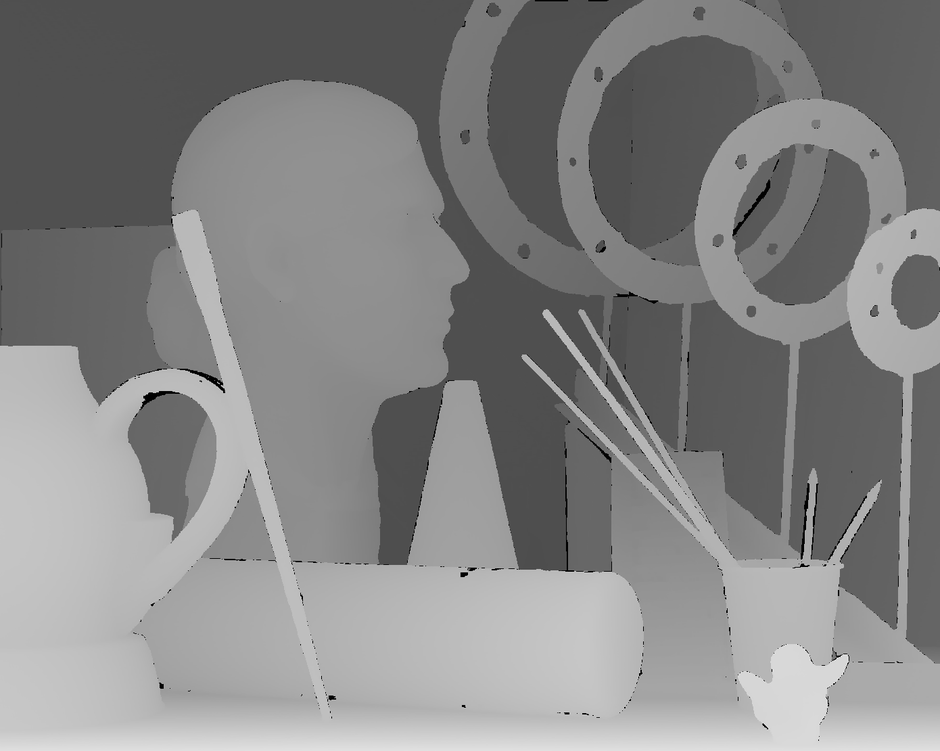
#> input picture StereoMatchingTestings/Art/disp1.png, 940 x 751 px, shrunk from 1390 x 1110 before the run, found by its file name
$ python psnr_cal.py
#> lines starting #> are read from the running program, lines starting #| are printed output that depends on the picture; long printed decimals are rounded
from PIL import Image
import numpy
import math

def psnr(img1, img2):
    mse = numpy.mean( ((img1 - img2)) ** 2 )
    if mse == 0:
        return 'INF'
    PIXEL_MAX = 255.0
    return 20 * math.log10(PIXEL_MAX / math.sqrt(mse))

def test():
    test_imgs = ["Art", "Dolls", "Reindeer"]

    for index in range(3):
        print('Testing on the image: %s \n', test_imgs[index])

        print("depth-anything")
        gt_names = "./gt/"+test_imgs[index]+"/disp1.png"
        gt_img = numpy.array(Image.open(gt_names),dtype=float)

        pred_names =  "./pred/"+test_imgs[index]+"/depth-anything.png"
        pred_img = numpy.array(Image.open(pred_names),dtype=float)
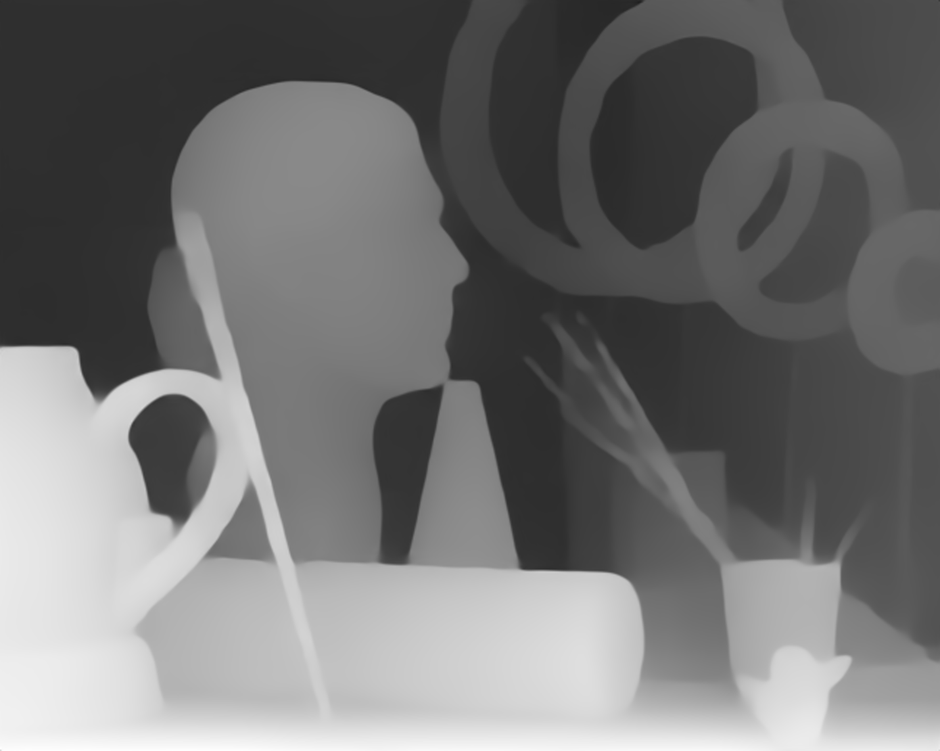
#> input picture pred/Art/depth-anything.png, 940 x 751 px, shrunk from 1390 x 1110 before the run

        # When calculate the PSNR:
        # 1.) The pixels in ground-truth disparity map with '0' value will be neglected.
        # 2.) The left part region (1-250 columns) of view1 is not included as there is no
        #   corresponding pixels in the view5.
        [h,l] = gt_img.shape
#> h = 751; l = 940
        gt_img = gt_img[:, 250:l]
#> gt_img: shape (751, 690) float64
        pred_img = pred_img[:, 250:l]
#> pred_img: shape (751, 690) float64
        pred_img[gt_img==0]= 0
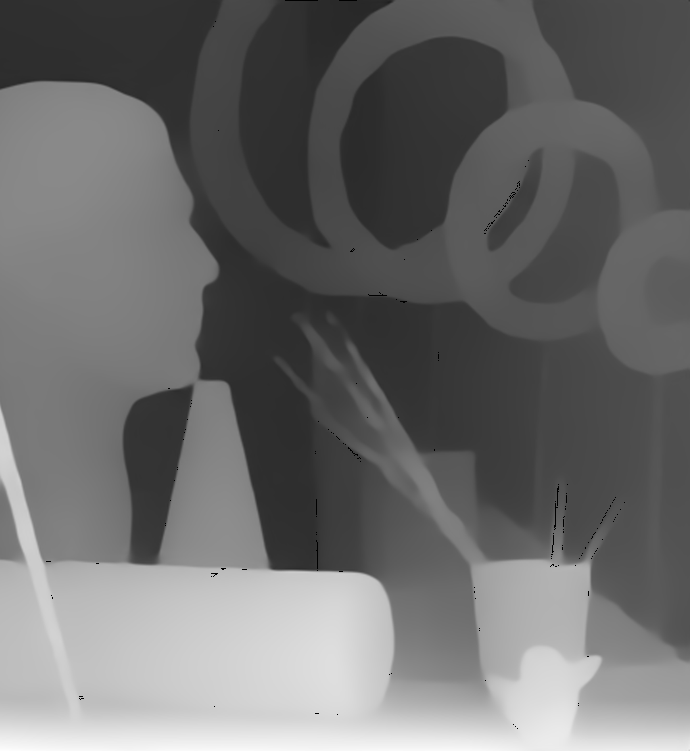
#> pred_img: shape (751, 690) float64; min 0, max 253, mean 108.4

        peaksnr = psnr(pred_img,gt_img)
#> in psnr, `mse = numpy.mean( ((img1 - img2)) ** 2 )`: mse = 1092.5
#> peaksnr = 17.75
        print('The Peak-SNR value is %0.4f \n', peaksnr)
#| The Peak-SNR value is %0.4f
#|  17.746

        print("depth-BeiT")
        pred_names = "./pred/" + test_imgs[index] + "/dpt-BeiT.png"
        pred_img = numpy.array(Image.open(pred_names), dtype=float)
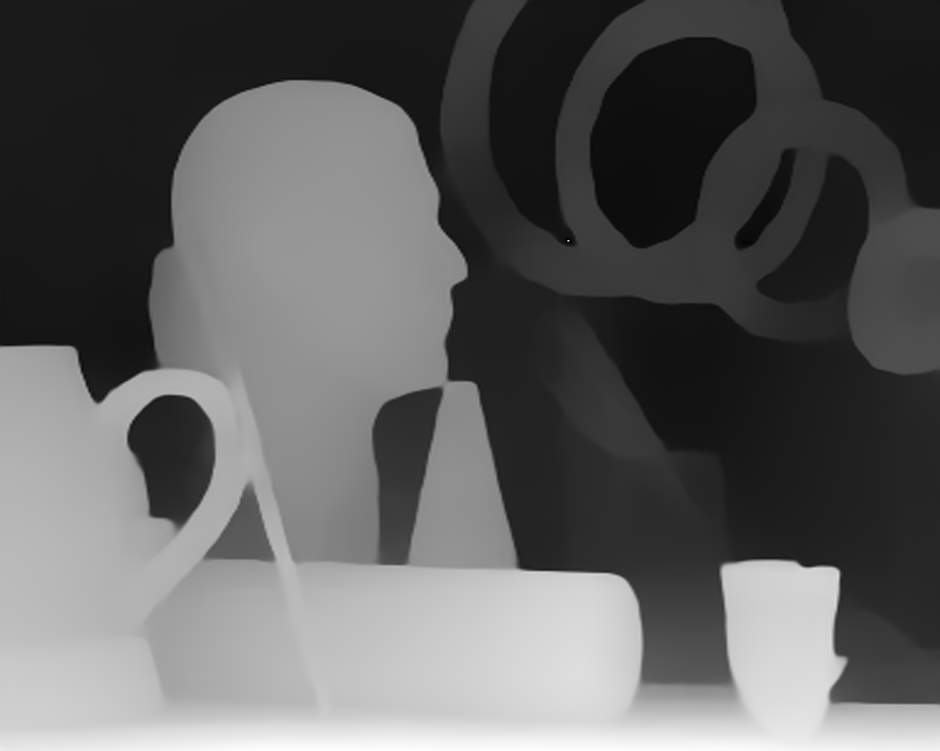
#> input picture pred/Art/dpt-BeiT.png, 940 x 751 px, shrunk from 1390 x 1110 before the run
#> pred_img: shape (751, 940) float64

        # When calculate the PSNR:
        # 1.) The pixels in ground-truth disparity map with '0' value will be neglected.
        # 2.) The left part region (1-250 columns) of view1 is not included as there is no
        #   corresponding pixels in the view5.
        [h, l] = gt_img.shape
#> l = 690
        gt_img = gt_img[:, 250:l]
#> gt_img: shape (751, 440) float64
        pred_img = pred_img[:, 250:l]
#> pred_img: shape (751, 440) float64
        pred_img[gt_img == 0] = 0
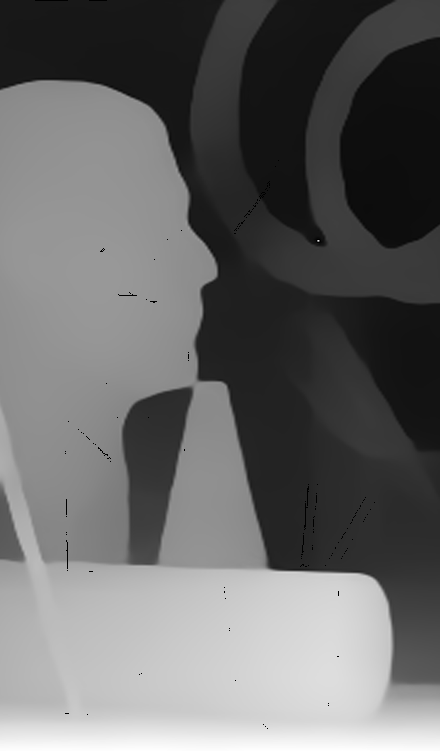
#> pred_img: shape (751, 440) float64; min 0, max 255, mean 104.4

        peaksnr = psnr(pred_img, gt_img)
#> peaksnr = 11.66
        print("The Peak-SNR value is %0.4f \n", peaksnr)
#| The Peak-SNR value is %0.4f
#|  11.661

        print("depth-BeiT-large")
        pred_names = "./pred/" + test_imgs[index] + "/DPT-large.png"
        pred_img = numpy.array(Image.open(pred_names), dtype=float)
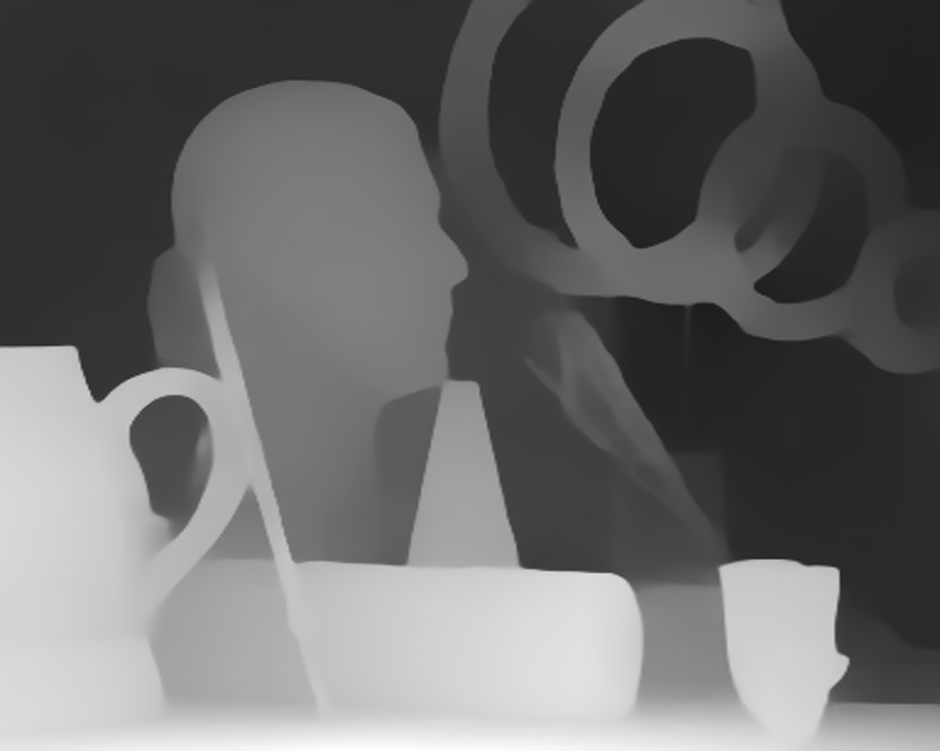
#> input picture pred/Art/DPT-large.png, 940 x 751 px, shrunk from 1390 x 1110 before the run
#> pred_img: shape (751, 940) float64

        # When calculate the PSNR:
        # 1.) The pixels in ground-truth disparity map with '0' value will be neglected.
        # 2.) The left part region (1-250 columns) of view1 is not included as there is no
        #   corresponding pixels in the view5.
        [h, l] = gt_img.shape
#> l = 440
        gt_img = gt_img[:, 250:l]
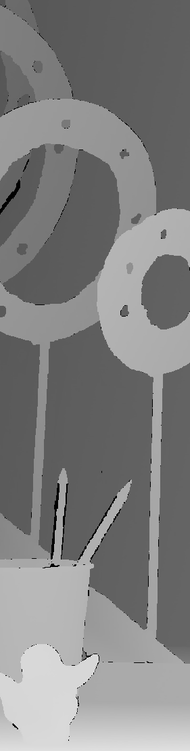
#> gt_img: shape (751, 190) float64; min 0, max 254, mean 128.2
        pred_img = pred_img[:, 250:l]
#> pred_img: shape (751, 190) float64
        pred_img[gt_img == 0] = 0
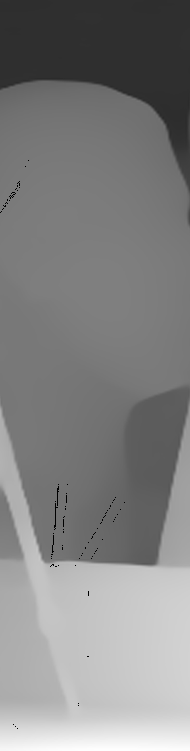
#> pred_img: shape (751, 190) float64; min 0, max 255, mean 129.7

        peaksnr = psnr(pred_img, gt_img)
#> peaksnr = 15.83
        print("The Peak-SNR value is %0.4f \n", peaksnr)
#| The Peak-SNR value is %0.4f
#|  15.829

if __name__== '__main__':
    test()
